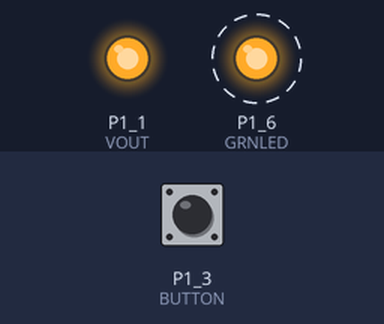
A sketch run on a simulated TI MSP430 LaunchPad. On the bench: output pins drawn as LEDs (lit = HIGH). Dashed ring = blinking. The inputs (shaded band) are chosen by the test bench; at power-on: P1_3 (BUTTON) HIGH.

Above: at 0.02 s.
Timing chart, 0 to 3.0 s (numbered marks = the images above):
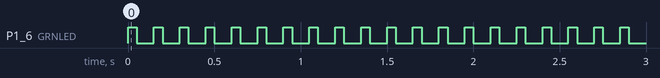

Measured:
- by itself, P1_6 (GRNLED): alternates HIGH for 0.05 s and LOW for 0.10 s

The sketch:

sketch_4_3.ino
```cpp
//***************************************************************************************
//  EE40LX
//  Sketch 4.3
//
//  Description;  Switch P1.1 of MSP430 between output 3.3V and input mode (high-Z) to
// 	demonstrate tri-stating and bypass capacitor filtering. If the LaunchPad button
//	at P1.3 is pressed, the output switches at a higher frequency.
//      Use the green LED as an indicator of output state.
//
//  Tom Zajdel
//  University of California, Berkeley
//  December 22, 2014
//
//***************************************************************************************

int VOUT   = P1_1;  // set VOUT   as P1.1 alias
int BUTTON = P1_3;  // set BUTTON as P1.3 alias
int GRNLED = P1_6;  // set GRNLED as P1.6 alias

void setup()
{
  pinMode(BUTTON, INPUT_PULLUP);   // set P1.3 as input (pushbutton) with pullup R
  pinMode(GRNLED, OUTPUT);         // set P1.6 as output (Green LED)
}

void loop()
{
  pinMode(VOUT, OUTPUT);           // set VOUT as output
  digitalWrite(VOUT, HIGH);        // set VOUT and GRNLED to 3.3V
  digitalWrite(GRNLED, HIGH);

  delay(50);                       // wait, tri-state VOUT, and turn off GRNLED
  pinMode(VOUT, INPUT);
  digitalWrite(GRNLED, LOW);
  if (digitalRead(BUTTON) == LOW)   // check pushbutton state
    delayMicroseconds(1000);        // if button is pressed, discharge cycle lasts 1 ms
  else
    delay(100);                     // if button is unpressed, discharge cycle lasts 100 ms

}
```
